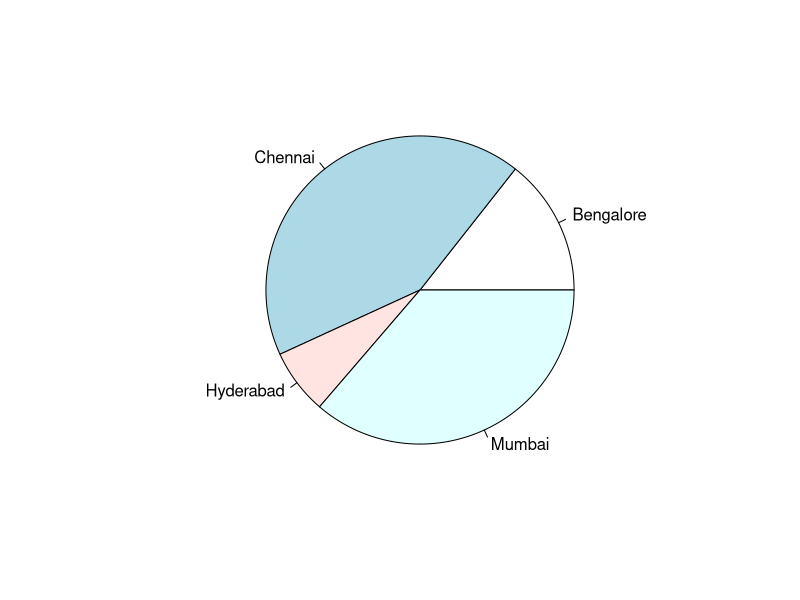
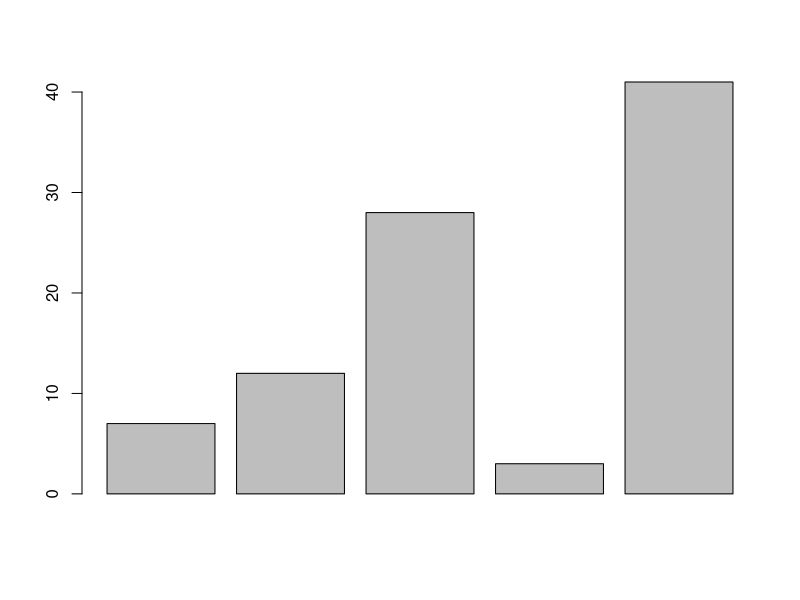
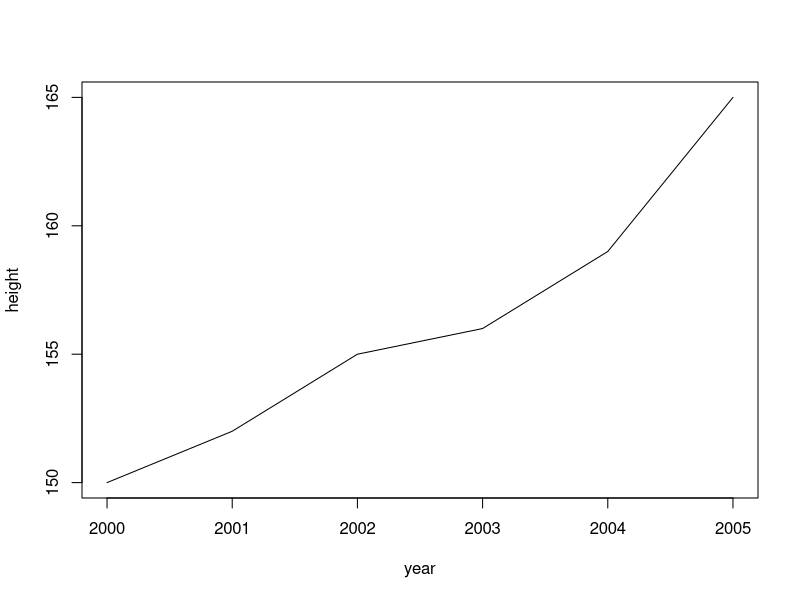
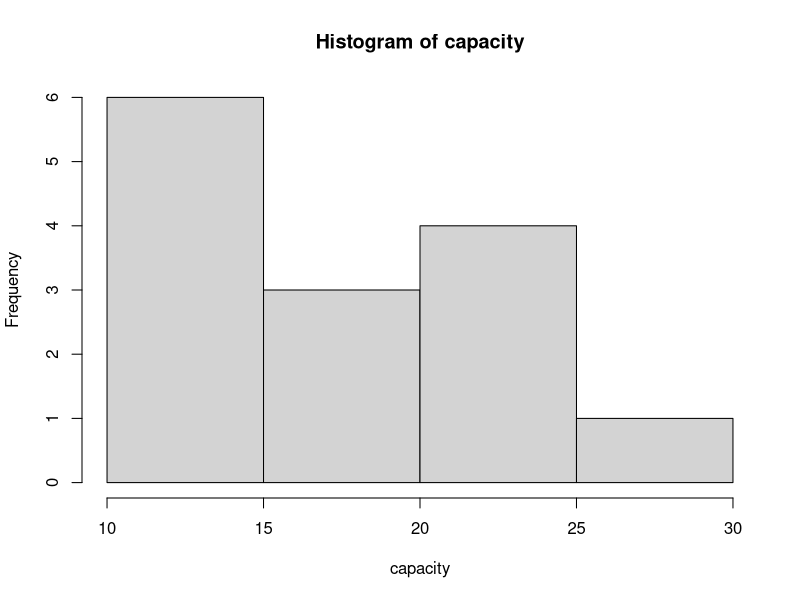
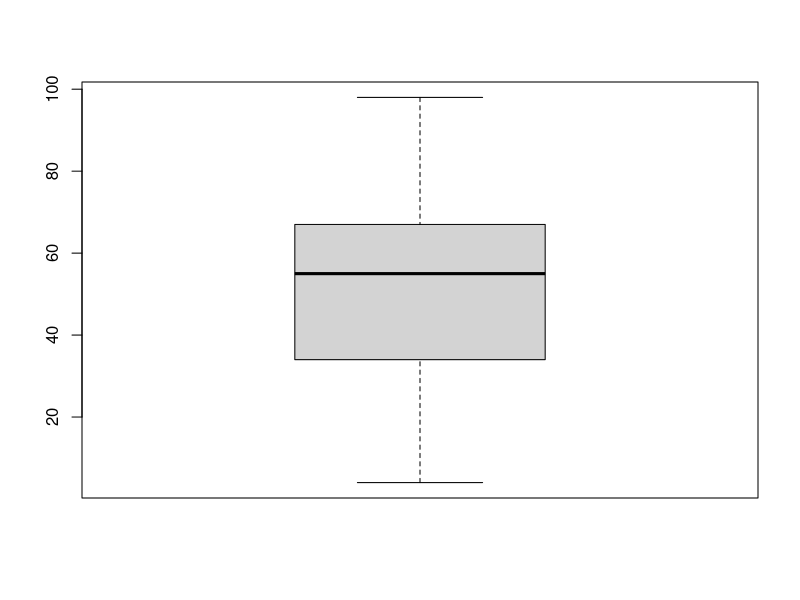

Write R code to recreate these figures, in order.
#To generate a pic chart in R
x = c(21,62,10,53)
labels = c("Bengalore","Chennai","Hyderabad","Mumbai")
pie(x,labels)

#To generate a bar chart
B = c(7,12,28,3,41)
barplot(B)

#To plot a Time graph
year = c(2000,2001,2002,2003,2004,2005)
height = c(150,152,155,156,159,165)
plot(year,height,type = 'l')

#To plot a histogram
capacity = c(10,12,12,13,14,15,17,20,21,22,20,23,25,26)
hist(capacity)

#To plot a boxplot
ages=c(22,55,56,65,45,21,43,34,45,5,66,88,98,76,87,56,67,83,45,62,4,6,98,17,45)
boxplot(ages)

